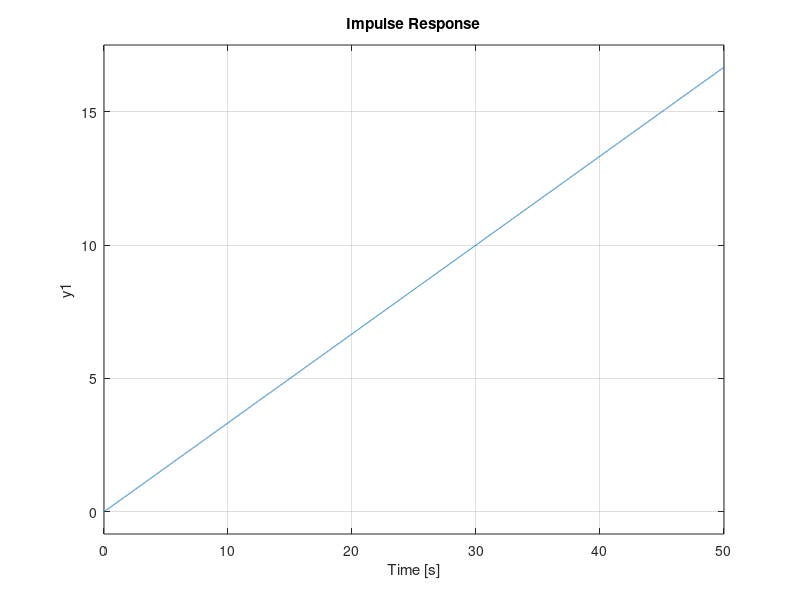

MATLAB code for this plot: (Note: this script raises an error after producing the figure.)
F = [0 1 0 0 
    -1600 -2.3 1600 2.3
    0 0 0 1
    3200 4.6 -3200 -4.6];

G = [0
     .5
     0
     0];

H = [0 0 1 0];

J = [0];
%%
sysGPB = ss(F,G,H,J);
impulse(sysGPB)

%%
p = eig(F)

z = tzero(F,G,H,J)